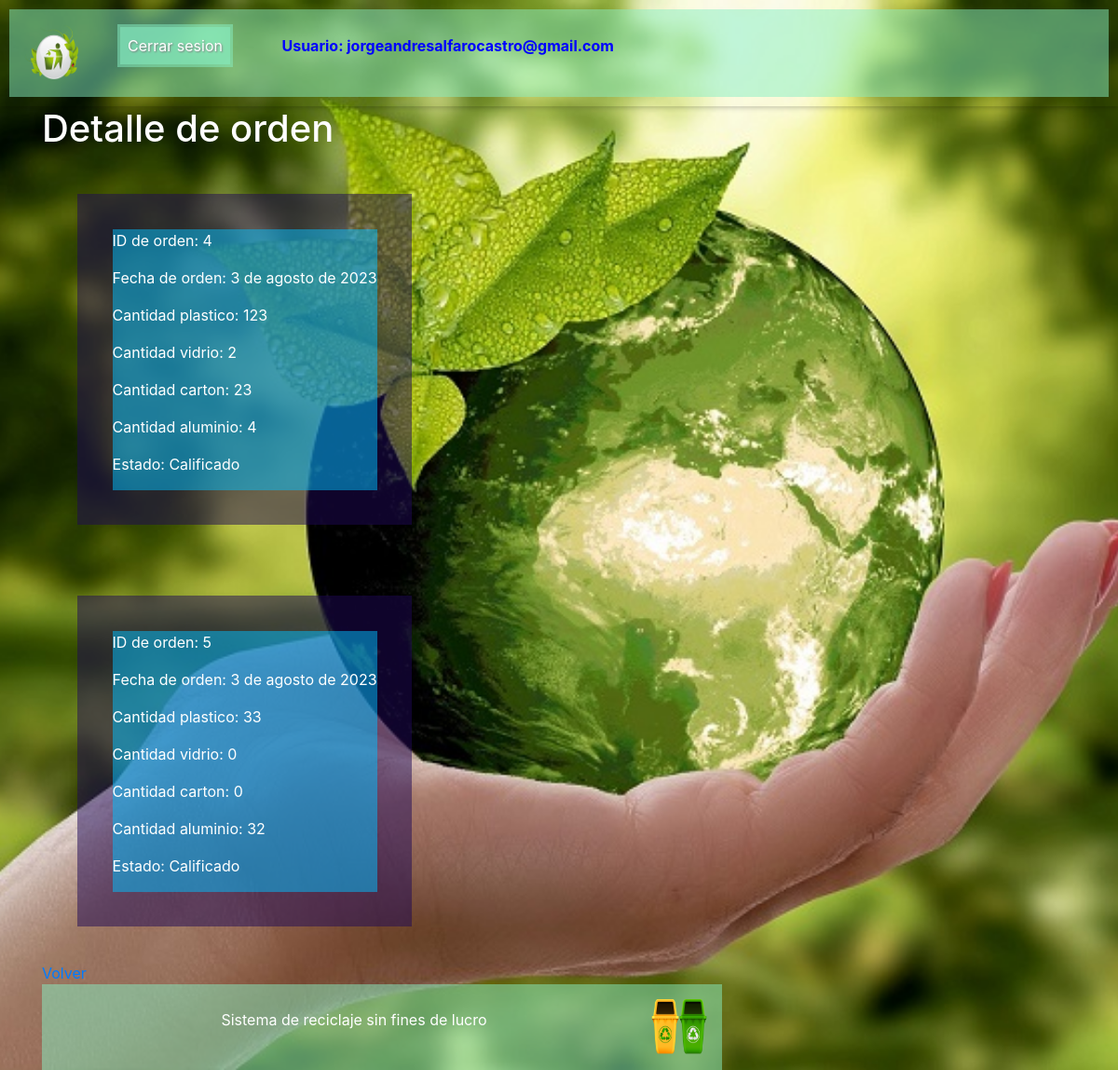
The page /registro/verOrdenReciclaje (signed in) on the database its author committed.
### Registro/models.py (models this page shows, shortened)
class UserModelo(AbstractUser):
    TIPO_USUARIO = (
        ('Recolector', 'Recolector'),
        ('Reciclador', 'Reciclador'),
        ('Ciudadano', 'Ciudadano'),
        ('Operario_municipalidad', 'Operario_municipalidad'),
    )
    rut = models.CharField(max_length=10)
    dv = models.IntegerField()
    nombre = models.CharField(max_length=100)
    edad = models.IntegerField()  # Cálculo aproximado de la edad en años
    direccion = models.CharField(max_length=50)
    codigo_postal = models.IntegerField()
    telefono = models.IntegerField()
    licencia_automotriz = models.ImageField(
        'Licencia automotriz', upload_to='licencias/', blank=True, null=True)
    segundo_nombre_madre = models.CharField(max_length=100)
    tipo_usuario = models.CharField(
        max_length=200, blank=False, null=True, choices=TIPO_USUARIO)
    new_password1 = models.CharField(max_length=50, null=True)
    new_password2 = models.CharField(max_length=50, null=True)
    groups = models.ManyToManyField(Group, related_name='usuarios')
    user_permissions = models.ManyToManyField(Permission, related_name='usuarios')

class Orden_reciclaje(models.Model):
    id_user = models.ForeignKey(UserModelo, on_delete=models.CASCADE)
    id_orden = models.AutoField(primary_key=True)
    fecha_orden = models.DateField()
    cantidad_plastico = models.IntegerField(default=0)
    cantidad_vidrio = models.IntegerField(default=0)
    cantidad_carton = models.IntegerField(default=0)
    cantidad_aluminio = models.IntegerField(default=0)
    latitud_posicion_ciudadano = models.DecimalField(max_digits=9, decimal_places=6, null=True)
    longitud_posicion_ciudadano = models.DecimalField(max_digits=9, decimal_places=6, null=True)
    latitud_posicion_recolector = models.DecimalField(max_digits=9, decimal_places=6, null=True)
    longitud_posicion_recolector = models.DecimalField(max_digits=9, decimal_places=6, null=True)
    estado = models.CharField(max_length=200, null=True)

### Registro/views.py (the view)
# urls.py: path('verOrdenReciclaje', OrdenList.as_view(), name="verOrdenReciclaje"),
class OrdenList(LoginRequiredMixin, ListView):
    model = Orden_reciclaje
    template_name = 'Registro/detalle.html'
    def get_queryset(self):
        queryset = super().get_queryset()
        queryset = queryset.filter(id_user=self.request.user.id)
        return queryset

### templates/Registro/detalle.html
{% extends 'base.html' %}
{% load static %}
{% block content %}
<div>
    <h1 class="letras">Detalle de orden</h1>
</div>
    {% if object_list %}
    {% for orden in object_list %}
    <div class="margen">
        <div class="blue-background">
         <p class="letras">ID de orden: {{ orden.id_orden }}</p>
         <p class="letras">Fecha de orden: {{ orden.fecha_orden }}</p>
           <p class="letras">Cantidad plastico: {{ orden.cantidad_plastico }}</p>
         <p class="letras">Cantidad vidrio: {{ orden.cantidad_vidrio }}</p>
         <p class="letras">Cantidad carton: {{ orden.cantidad_carton }}</p>
         <p class="letras">Cantidad aluminio: {{ orden.cantidad_aluminio }}</p>
          <p class="letras">Estado: {{ orden.estado }} </p>
        </div>
    </div>
        <br>
    {% endfor %}
{% else %}
    <h1 class="letras">No hay registros de ordenes</h1>
{% endif %}
<a href="{% url 'orden_reciclaje' %}">Volver</a>
<footer>
    <div id="navbar" class="video2">
        <div class="video">
        <p class="letras2">Sistema de reciclaje sin fines de lucro</p>
        </div>
        <img  src="{% static 'images/logo_4.png' %}" alt="logo" style="width: 60px; height: 60px;">
    </div>
</footer>
{% endblock %}

### templates/base.html (shortened to what this page needs)
{% load static %}
<html>
    <head>
        <link rel="stylesheet" href="{% static 'css/estilos.css' %}">
        <link rel="stylesheet" href="{% static 'css/bootstrap.min.css' %}">
        <link rel="stylesheet" href="{% static 'css/fondo.css' %}">
        <link rel="stylesheet" href="{% static 'css/registro.css' %}">
        <link rel="stylesheet" href="{% static 'favicon.ico' %}">
    </head>
    <body>
    {% block navbar %}
    <div class="cabezera">
        <nav id="navbar">
            <div id="navbar-logo">
                <img src="{% static 'images/logo_r.png' %}" alt="logo" style="width: 60px; height: 60px;">
            </div>
            <div>
                <ul>
                    {% if user.is_authenticated %}
                    <li class="nav-item"><a href="{% url 'logout' %}">Cerrar sesion</a></li>
                    <span class="ml-md-5" style="color: blue;"><strong>Usuario: {{ user.get_username }}</strong></span>
                    {% endif %}
                </ul>
            </div>
        </nav>
    </div>
    {% endblock %}
    <div class="content container">
        <div class="row">
            <div class="col-md-8">
                {% block content %} {% endblock %}
            </div>
        </div>
    </div>
    </body>
</html>

### static/css/estilos.css (style rules this page uses)
body { background-image: url("../images/planeta_limpio.jpg"); background-repeat: no-repeat; background-size: cover; background-position: center; }
#navbar { background-color: rgba(135, 239, 195, 0.5); }
.content { width: 100%; }
#navbar { background-color: rgba(135, 239, 195, 0.5); padding: 1em 1em; display: flex; align-content: center; width: 100%; }
#navbar li, #contact li { background-color: rgba(135, 239, 195, 0.5); list-style-type: none; text-decoration: none; text-align: center; display: inline-block; transition-duration: 0.2s; }
#navbar li a { background-color: rgba(135, 239, 195, 0.5); text-decoration: none; text-align: center; color: white; padding: 8px; margin: 3px 3px; display: inline-block; text-shadow: 1px 1px 2px grey; }
.letras2 { color: #ffffff; }

### static/css/fondo.css (style rules this page uses)
body { background-image: url("../images/planeta_limpio.jpg"); background-repeat: no-repeat; background-size: cover; background-position: center; }
.blue-background { background-color: rgba(0, 191, 255, 0.5); display: inline-block; margin: 10mm; }
.margen { background-color: rgba(30, 8, 87, 0.5); display: inline-block; margin: 10mm; }
.letras { color: white; }
.cabezera { position: sticky; top: 0; left: 0; right: 0; padding: 10px; box-shadow: 0 2px 5px rgba(0, 0, 0, 0.2); z-index: 1000; transition: position 0.3s ease; }
#navbar { background-color: rgba(135, 239, 195, 0.5); }
.video { display: flex; align-items: center; margin: 0 auto; }
.video2 { display: flex; align-items: center; justify-content: flex-end; margin: 0 auto; }

### rows shown on the page
UserModelo: get_username "jorgeandresalfarocastro@gmail.com"
Orden_reciclaje: id_orden "4", fecha_orden "3 de agosto de 2023", cantidad_plastico "123", cantidad_vidrio "2", cantidad_carton "23", cantidad_aluminio "4", estado "Calificado"
Orden_reciclaje: id_orden "5", fecha_orden "3 de agosto de 2023", cantidad_plastico "33", cantidad_vidrio "0", cantidad_carton "0", cantidad_aluminio "32", estado "Calificado"
